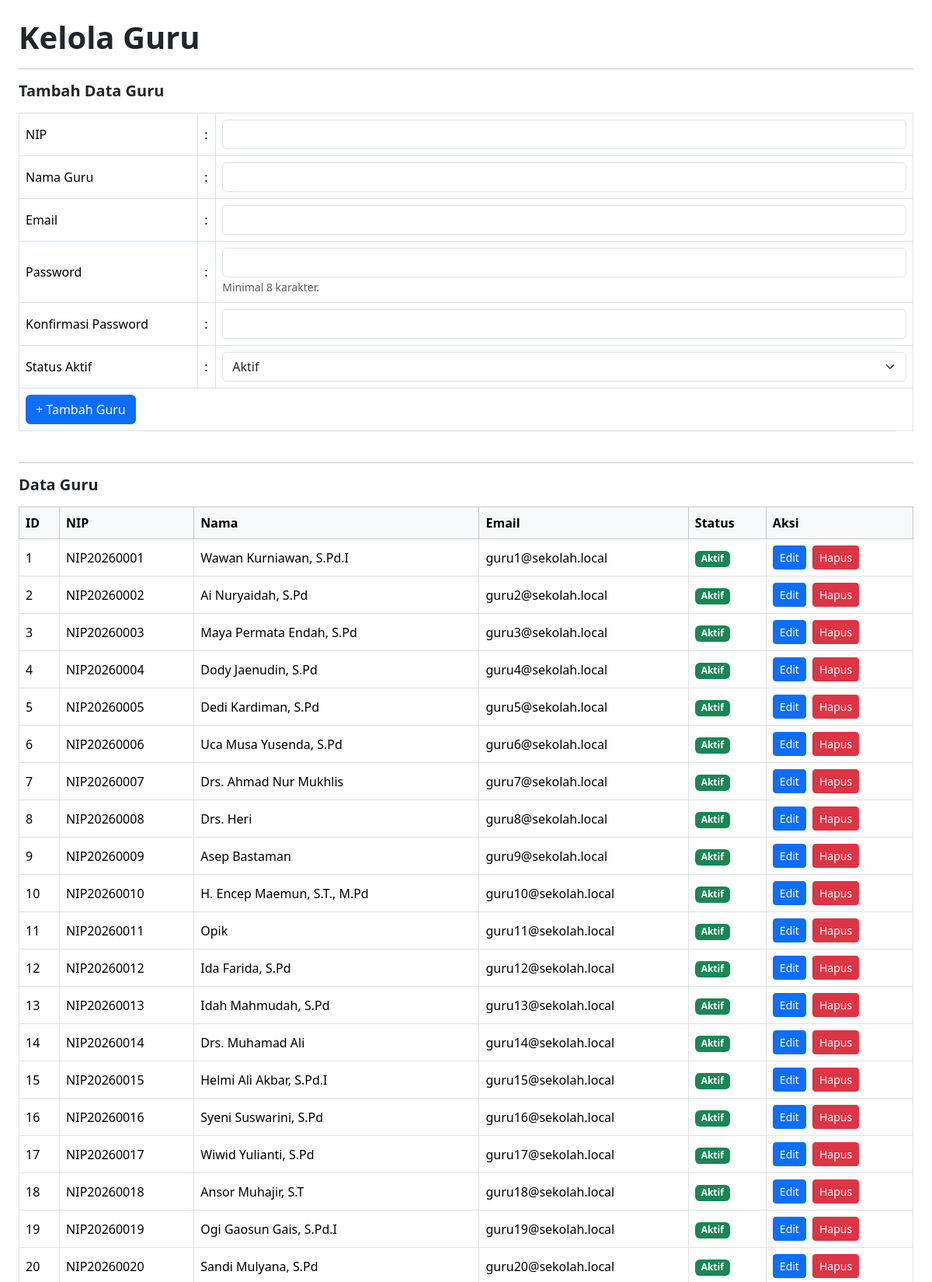
The app's page /kelola_guru.php (signed in, upper part) with its own data.
### tables this page shows
CREATE TABLE `t_guru` (
  `id` int(11) NOT NULL,
  `nip` varchar(30) NOT NULL,
  `nama` varchar(150) DEFAULT NULL,
  `email` varchar(150) NOT NULL,
  `status_aktif` tinyint(1) NOT NULL,
  `user_id` int(11) NOT NULL,
  `created_at` timestamp NOT NULL DEFAULT current_timestamp(),
  `updated_at` timestamp NOT NULL DEFAULT current_timestamp()
);

CREATE TABLE `t_users` (
  `id` int(11) NOT NULL,
  `name` varchar(255) NOT NULL,
  `username` varchar(80) DEFAULT NULL,
  `email` varchar(255) DEFAULT NULL,
  `email_verified_at` timestamp NOT NULL DEFAULT current_timestamp(),
  `password` varchar(255) DEFAULT NULL,
  `remember_token` varchar(100) NOT NULL,
  `role` varchar(255) NOT NULL,
  `created_at` timestamp NOT NULL DEFAULT current_timestamp(),
  `updated_at` timestamp NOT NULL DEFAULT current_timestamp(),
  UNIQUE KEY `uq_t_users_username` (`username`)
);

### kelola_guru.php (the view, shortened to what this page needs)
<?php
require_once __DIR__ . '/config/koneksi.php';
$embed = (($_GET['embed'] ?? '') === '1');
$sql = "SELECT
            t_guru.*,
            t_users.email AS email_user
        FROM t_guru
        LEFT JOIN t_users ON t_guru.user_id = t_users.id
         ORDER BY t_guru.id ASC";
$query = mysqli_query($koneksi, $sql);
function e($value) {
    return htmlspecialchars((string)$value, ENT_QUOTES, 'UTF-8');
}
?>
<?php if (!$embed): ?>
<!DOCTYPE html>
<html lang="id">
<head>
    <link href="https://cdn.jsdelivr.net/npm/bootstrap@5.3.3/dist/css/bootstrap.min.css"
          rel="stylesheet">
    <link href="https://cdn.datatables.net/2.3.4/css/dataTables.bootstrap5.min.css"
          rel="stylesheet">
</head>
<body class="bg-white">
<?php else: ?>
<link href="https://cdn.datatables.net/2.3.4/css/dataTables.bootstrap5.min.css"
      rel="stylesheet">
<?php endif; ?>
<main class="container-fluid p-3 p-md-4 bg-white">
    <h1 class="fw-bold mb-3">Kelola Guru</h1>
    <hr>
    <h5 class="fw-bold mb-3">Tambah Data Guru</h5>
    <form action="proses_guru.php" method="POST" class="mb-4">
        <div class="table-responsive">
            <table class="table table-bordered align-middle">
                <tbody>
                    <tr>
                        <td style="width:20%">NIP</td>
                        <td style="width:2%">:</td>
                        <td>
                            <input type="text" name="nip" id="nip"
                                   class="form-control" maxlength="10" inputmode="numeric" pattern="[0-9]{1,10}" title="NIP hanya boleh angka, maksimal 10 digit" oninput="this.value=this.value.replace(/[^0-9]/g, '').slice(0,10)" required>
                        </td>
                    </tr>
                    <tr>
                        <td>Nama Guru</td>
                        <td>:</td>
                        <td>
                            <input type="text" name="nama"
                                   class="form-control" required>
                        </td>
                    </tr>
                    <tr>
                        <td>Email</td>
                        <td>:</td>
                        <td>
                            <input type="email" name="email"
                                   class="form-control" required>
                        </td>
                    </tr>
                    <tr>
                        <td>Password</td>
                        <td>:</td>
                        <td>
                            <input type="password" name="password"
                                   class="form-control" minlength="8"
                                   autocomplete="new-password" required>
                            <small class="text-muted">Minimal 8 karakter.</small>
                        </td>
                    </tr>
                    <tr>
                        <td>Konfirmasi Password</td>
                        <td>:</td>
                        <td>
                            <input type="password" name="konfirmasi_password"
                                   class="form-control" minlength="8"
                                   autocomplete="new-password" required>
                        </td>
                    </tr>
                    <tr>
                        <td>Status Aktif</td>
                        <td>:</td>
                        <td>
                            <select name="status_aktif"
                                    class="form-select" required>
                                <option value="1">Aktif</option>
                            </select>
                        </td>
                    </tr>
                    <tr>
                        <td colspan="3">
                            <button type="submit" class="btn btn-primary">
                                + Tambah Guru
                            </button>
                        </td>
                    </tr>
                </tbody>
            </table>
        </div>
    </form>
    <hr>
    <h5 class="fw-bold mb-3">Data Guru</h5>
    <div class="table-responsive">
        <table id="tabelGuru"
               class="table table-bordered table-hover align-middle w-100">
            <thead class="table-light">
                <tr>
                    <th>ID</th>
                    <th>NIP</th>
                    <th>Nama</th>
                    <th>Email</th>
                    <th>Status</th>
                    <th>Aksi</th>
                </tr>
            </thead>
            <tbody>
                <?php if (mysqli_num_rows($query) > 0): ?>
                    <?php while ($guru = mysqli_fetch_assoc($query)): ?>
                        <tr>
                            <td><?= (int)$guru['id'] ?></td>
                            <td><?= e($guru['nip'] ?? '') ?></td>
                            <td><?= e($guru['nama'] ?? '') ?></td>
                            <td>
                                <?= e(
                                    $guru['email_user']
                                    ?? $guru['email']
                                    ?? '-'
                                ) ?>
                            </td>
                            <td>
                                <?php if ((int)($guru['status_aktif'] ?? 0) === 1): ?>
                                    <span class="badge text-bg-success">
                                        Aktif
                                    </span>
                                <?php else: ?>
                                    <span class="badge text-bg-secondary">
                                        Tidak Aktif
                                    </span>
                                <?php endif; ?>
                            </td>
                            <td>
                                <div class="d-flex gap-2">
                                    <a href="edit_guru.php?id=<?= (int)$guru['id'] ?><?= $embed ? '&embed=1' : '' ?>"
                                       class="btn btn-primary btn-sm">
                                        Edit
                                    </a>
                                    <a href="proses_guru.php?aksi=hapus&amp;id=<?= (int)$guru['id'] ?><?= $embed ? '&amp;embed=1' : '' ?>"
                                       class="btn btn-danger btn-sm"
                                       onclick="return confirm('Yakin ingin menghapus data guru ini?')">
                                        Hapus
                                    </a>
                                </div>
                            </td>
                        </tr>
                    <?php endwhile; ?>
                <?php endif; ?>
            </tbody>
        </table>
    </div>
</main>
<?php if (!$embed): ?>
</body>
</html>
<?php endif; ?>

### records on screen
t_guru: id "1", nip "NIP20260001", nama "Wawan Kurniawan, S.Pd.I", user.email "guru1@sekolah.local", status_aktif "Aktif"
t_guru: id "2", nip "NIP20260002", nama "Ai Nuryaidah, S.Pd", user.email "guru2@sekolah.local", status_aktif "Aktif"
t_guru: id "3", nip "NIP20260003", nama "Maya Permata Endah, S.Pd", user.email "guru3@sekolah.local", status_aktif "Aktif"
t_guru: id "4", nip "NIP20260004", nama "Dody Jaenudin, S.Pd", user.email "guru4@sekolah.local", status_aktif "Aktif"
t_guru: id "5", nip "NIP20260005", nama "Dedi Kardiman, S.Pd", user.email "guru5@sekolah.local", status_aktif "Aktif"
t_guru: id "6", nip "NIP20260006", nama "Uca Musa Yusenda, S.Pd", user.email "guru6@sekolah.local", status_aktif "Aktif"
t_guru: id "7", nip "NIP20260007", nama "Drs. Ahmad Nur Mukhlis", user.email "guru7@sekolah.local", status_aktif "Aktif"
t_guru: id "8", nip "NIP20260008", nama "Drs. Heri", user.email "guru8@sekolah.local", status_aktif "Aktif"
t_guru: id "9", nip "NIP20260009", nama "Asep Bastaman", user.email "guru9@sekolah.local", status_aktif "Aktif"
t_guru: id "10", nip "NIP20260010", nama "H. Encep Maemun, S.T., M.Pd", user.email "guru10@sekolah.local", status_aktif "Aktif"
t_guru: id "11", nip "NIP20260011", nama "Opik", user.email "guru11@sekolah.local", status_aktif "Aktif"
t_guru: id "12", nip "NIP20260012", nama "Ida Farida, S.Pd", user.email "guru12@sekolah.local", status_aktif "Aktif"
t_guru: id "13", nip "NIP20260013", nama "Idah Mahmudah, S.Pd", user.email "guru13@sekolah.local", status_aktif "Aktif"
t_guru: id "14", nip "NIP20260014", nama "Drs. Muhamad Ali", user.email "guru14@sekolah.local", status_aktif "Aktif"
t_guru: id "15", nip "NIP20260015", nama "Helmi Ali Akbar, S.Pd.I", user.email "guru15@sekolah.local", status_aktif "Aktif"
t_guru: id "16", nip "NIP20260016", nama "Syeni Suswarini, S.Pd", user.email "guru16@sekolah.local", status_aktif "Aktif"
t_guru: id "17", nip "NIP20260017", nama "Wiwid Yulianti, S.Pd", user.email "guru17@sekolah.local", status_aktif "Aktif"
t_guru: id "18", nip "NIP20260018", nama "Ansor Muhajir, S.T", user.email "guru18@sekolah.local", status_aktif "Aktif"
t_guru: id "19", nip "NIP20260019", nama "Ogi Gaosun Gais, S.Pd.I", user.email "guru19@sekolah.local", status_aktif "Aktif"
t_guru: id "20", nip "NIP20260020", nama "Sandi Mulyana, S.Pd", user.email "guru20@sekolah.local", status_aktif "Aktif"
